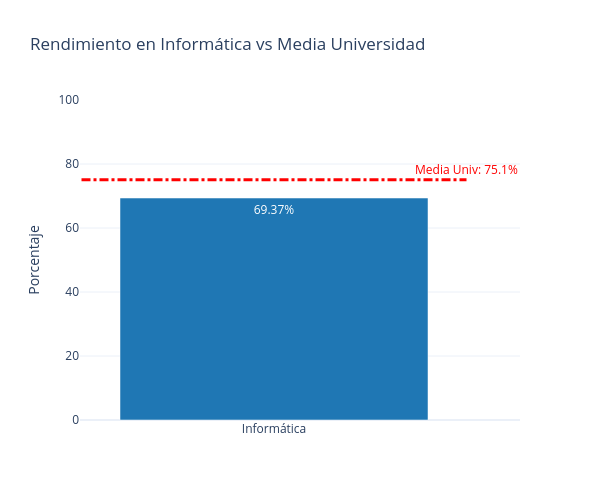

Notebook cell for this chart:
### Markdown cell above
## Comparación con la media de la universidad

### Code cell
import plotly.graph_objects as go

ultimo_anio = df['Anio'].max()
# print(ultimo_anio)
# Valor de la carrera
val_carrera = df[(df['Carrera'] == carrera) & (df['Anio'] == ultimo_anio) & (df['Tasa'] == "Rendimiento") & (df['Genero'] == "Ambos Sexos")]['Valor'].values[0]
# Media global
val_media = df[(df['Carrera'] == "Todos los ámbitos") & (df['Anio'] == ultimo_anio) & (df['Tasa'] == "Rendimiento") & (df['Genero'] == "Ambos Sexos")]['Valor'].values[0]

fig = go.Figure()

# Barra de la carrera
fig.add_trace(go.Bar(
    x=[carrera],
    y=[val_carrera],
    name=carrera,
    marker_color='#1f77b4',
    text=[f"{val_carrera}%"],
    textposition='auto',
))

# Línea horizontal para la media
fig.add_shape(
    type="line",
    x0=-0.5, x1=0.5, y0=val_media, y1=val_media,
    line=dict(color="Red", width=3, dash="dashdot"),
)

# Anotación para la media
fig.add_annotation(
    x=0.5, y=val_media,
    text=f"Media Univ: {val_media}%",
    showarrow=False,
    yshift=10,
    font=dict(color="red", size=12)
)

fig.update_layout(
    title=f"Rendimiento en {carrera} vs Media Universidad",
    yaxis=dict(title="Porcentaje", range=[0, 100]),
    template="plotly_white",
    height=500,
    width=600
)

fig.show()

### Figure 1 — Plotly figure (JSON) as saved in the notebook; plotly's stock layout.template omitted (floating-point values rounded to 4 significant figures)
{"data": [{"marker": {"color": "#1f77b4"}, "name": "Informática", "text": ["69.37%"], "textposition": "auto", "type": "bar", "x": ["Informática"], "y": [69.37]}], "layout": {"annotations": [{"font": {"color": "red", "size": 12}, "showarrow": false, "text": "Media Univ: 75.1%", "x": 0.5, "y": 75.1, "yshift": 10}], "height": 500, "shapes": [{"line": {"color": "Red", "dash": "dashdot", "width": 3}, "type": "line", "x0": -0.5, "x1": 0.5, "y0": 75.1, "y1": 75.1}], "title": {"text": "Rendimiento en Informática vs Media Universidad"}, "width": 600, "yaxis": {"range": [0, 100], "title": {"text": "Porcentaje"}}}}
